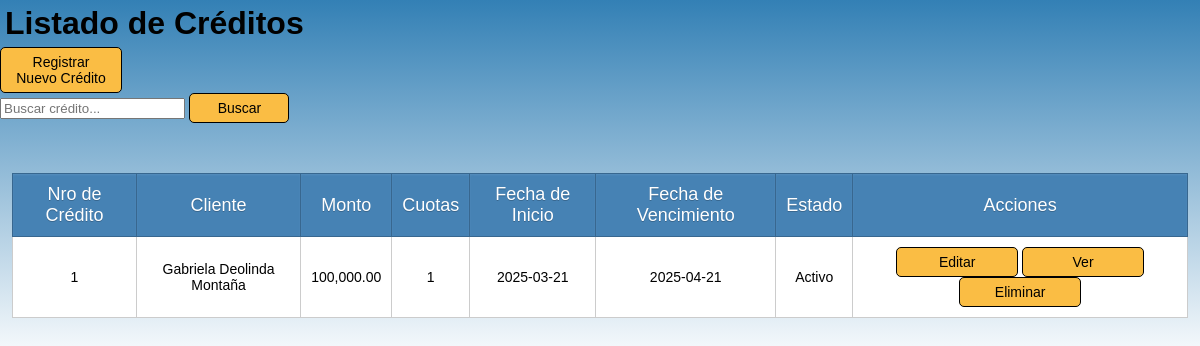
The app's page /src/modules/creditos/index_creditos.php, older data.
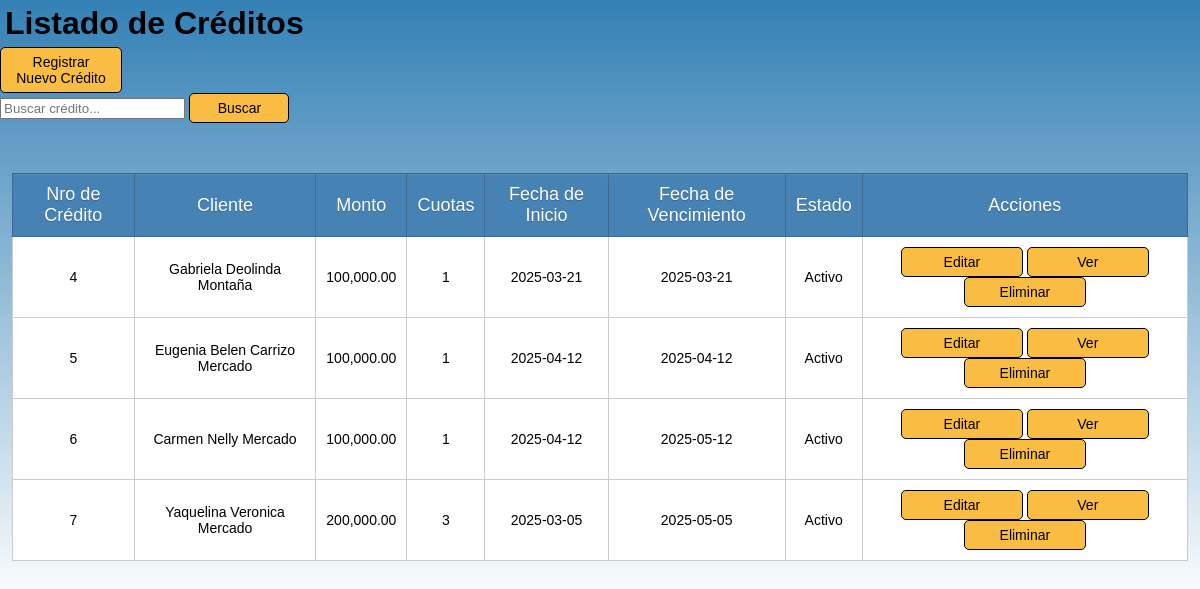
The same page, newer data.
### tables this page shows
CREATE TABLE `creditos` (
  `id` int(10) UNSIGNED NOT NULL,
  `cliente_id` int(10) UNSIGNED NOT NULL,
  `monto` decimal(10,2) NOT NULL,
  `cuotas` int(10) NOT NULL,
  `fecha_inicio` date NOT NULL,
  `fecha_vencimiento` date NOT NULL,
  `estado` enum('Activo','Vencido','Pagado') NOT NULL,
  `frecuencia` enum('mensual','quincenal','semanal') NOT NULL
);

CREATE TABLE `clientes` (
  `id_cliente` int(10) UNSIGNED NOT NULL,
  `nombre` text NOT NULL,
  `apellido` text NOT NULL,
  `dni` varchar(20) NOT NULL,
  `domicilio` varchar(100) NOT NULL,
  `telefono` varchar(20) NOT NULL,
  `estado` enum('Activo','Deudor','Inactivo') NOT NULL
);

### src/modules/creditos/index_creditos.php (the view, shortened to what this page needs)
<?php
require_once '../../config/database.php';
$query = "SELECT c.id, cl.nombre, cl.apellido, c.monto, c.cuotas, c.fecha_inicio, c.fecha_vencimiento, c.estado
          FROM creditos c
          INNER JOIN clientes cl ON c.cliente_id = cl.id_cliente";
$result = $conn->query($query);
?>
<!DOCTYPE html>
<html lang="es">
<head>
    <link rel="stylesheet" href="../../../style/style.css">
</head>
<body>
    <h1>Listado de Créditos</h1>
    <a href="registrar_credito.php">Registrar Nuevo Crédito</a>
    <form action="index_creditos.php" method="GET">
        <input type="text" name="buscar" placeholder="Buscar crédito..." value="<?php echo isset($_GET['buscar']) ? $_GET['buscar'] : ''; ?>">
        <button type="submit">Buscar</button>
    </form>
    <table border="1" cellpadding="10" cellspacing="0">
        <thead>
            <tr>
                <th>Nro de Crédito</th>
                <th>Cliente</th>
                <th>Monto</th>
                <th>Cuotas</th>
                <th>Fecha de Inicio</th>
                <th>Fecha de Vencimiento</th>
                <th>Estado</th>
                <th>Acciones</th>
            </tr>
        </thead>
        <tbody>
            <?php if ($result && $result->num_rows > 0): ?>
                <?php while ($credito = $result->fetch_assoc()): ?>
                    <tr>
                        <td><?php echo $credito['id']; ?></td>
                        <td><?php echo $credito['nombre'] . ' ' . $credito['apellido']; ?></td>
                        <td><?php echo number_format($credito['monto'], 2); ?></td>
                        <td><?php echo $credito['cuotas']; ?></td>
                        <td><?php echo $credito['fecha_inicio']; ?></td>
                        <td><?php echo $credito['fecha_vencimiento']; ?></td>
                        <td><?php echo $credito['estado']; ?></td>
                        <td>
                            <a href="editar_credito.php?id=<?php echo $credito['id']; ?>">Editar</a>
                            <a href="detalle_credito.php?id=<?php echo $credito['id']; ?>">Ver</a>
                            <a href="eliminar_credito.php?id=<?= $credito['id'] ?>" onclick="return confirm('¿Eliminar crédito?')">Eliminar</a>
                        </td>
                    </tr>
                <?php endwhile; ?>
            <?php else: ?>
                <tr>
                    <td colspan="8">No se encontraron créditos.</td>
                </tr>
            <?php endif; ?>
        </tbody>
    </table>
</body>
</html>

Row changes from the older to the newer data that the page shows:
removed creditos: id "1", cliente.nombre "Gabriela Deolinda", cliente.apellido "Montaña", monto "100,000.00", cuotas "1", fecha_inicio "2025-03-21", fecha_vencimiento "2025-04-21", estado "Activo"
added creditos: id "4", cliente.nombre "Gabriela Deolinda", cliente.apellido "Montaña", monto "100,000.00", cuotas "1", fecha_inicio "2025-03-21", fecha_vencimiento "2025-03-21", estado "Activo"
added creditos: id "5", cliente.nombre "Eugenia Belen", cliente.apellido "Carrizo Mercado", monto "100,000.00", cuotas "1", fecha_inicio "2025-04-12", fecha_vencimiento "2025-04-12", estado "Activo"
added creditos: id "6", cliente.nombre "Carmen Nelly", cliente.apellido "Mercado", monto "100,000.00", cuotas "1", fecha_inicio "2025-04-12", fecha_vencimiento "2025-05-12", estado "Activo"
added creditos: id "7", cliente.nombre "Yaquelina Veronica", cliente.apellido "Mercado", monto "200,000.00", cuotas "3", fecha_inicio "2025-03-05", fecha_vencimiento "2025-05-05", estado "Activo"
